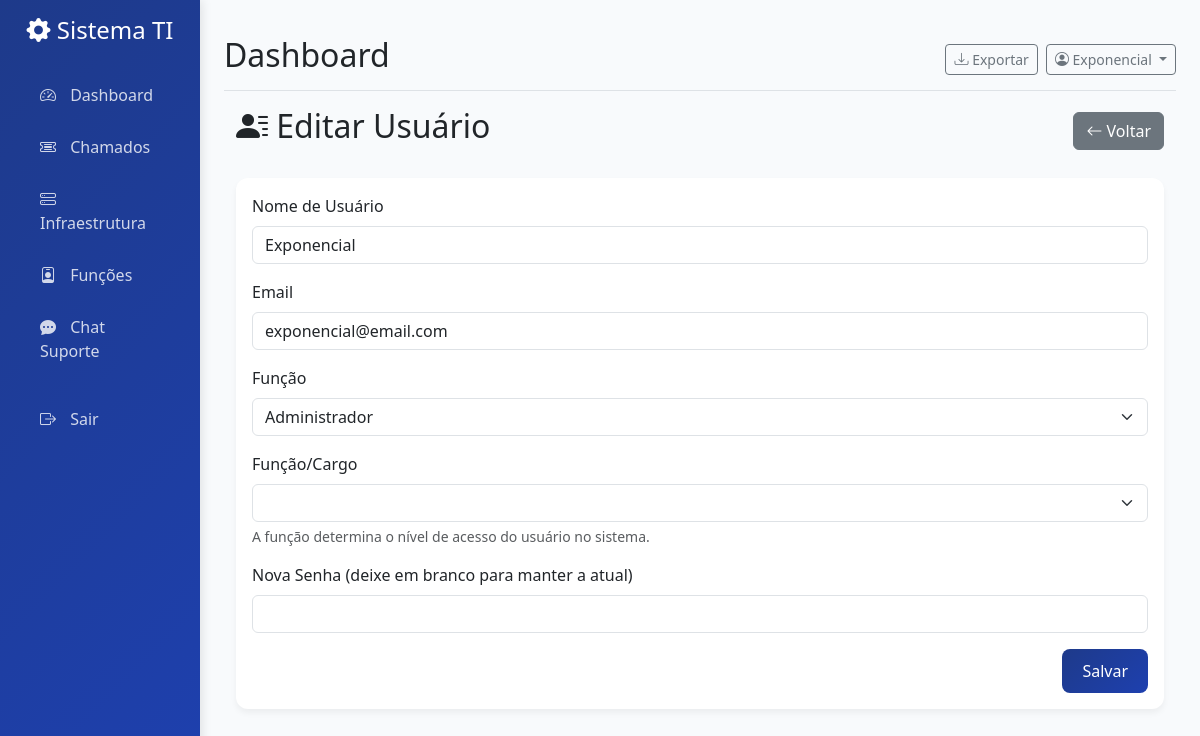
Page /configuracoes/usuarios/6/editar (signed in) on the committed database.
### models/user.py (models this page shows, shortened)
class User(UserMixin, db.Model):
    __tablename__ = 'users'
    id = db.Column(db.Integer, primary_key=True)
    username = db.Column(db.String(80), unique=True, nullable=False)
    password_hash = db.Column(db.String(120), nullable=False)
    role = db.Column(db.String(20), nullable=False, default='user')  # admin, user, tech
    created_at = db.Column(db.DateTime, default=datetime.utcnow)
    is_active = db.Column(db.Boolean, default=True)
    chamados_criados = db.relationship('Chamado', backref='criador', lazy=True, foreign_keys='Chamado.criado_por')
    chamados_atribuidos = db.relationship('Chamado', backref='tecnico', lazy=True, foreign_keys='Chamado.atribuido_para')

### app.py (the view, shortened to what this page needs)
@app.route('/configuracoes/usuarios/<int:id>/editar', methods=['GET', 'POST'])
@login_required
def editar_usuario(id):
    if session['role'] != 'admin':
        flash('Acesso negado! Apenas administradores podem editar usuários.', 'danger')
        return redirect(url_for('dashboard'))
    conn = get_db_connection()
    usuario = conn.execute('SELECT * FROM users WHERE id = ?', (id,)).fetchone()
    if not usuario:
        flash('Usuário não encontrado!', 'danger')
        conn.close()
        return redirect(url_for('gerenciar_usuarios'))
    conn.close()
    return render_template('editar_usuario.html', usuario=usuario)

### app.py (called while the page is built)
def get_db_connection():
    conn = sqlite3.connect(DATABASE)
    conn.row_factory = sqlite3.Row
    return conn

def login_required(f):
    from functools import wraps
    @wraps(f)
    def decorated_function(*args, **kwargs):
        if 'user_id' not in session:
            return redirect(url_for('login'))
        return f(*args, **kwargs)
    return decorated_function

### templates/editar_usuario.html (shortened to what this page needs)
{% extends "base.html" %}
{% block content %}
<div class="container-fluid">
    <div class="row">
        <div class="col-12">
            <div class="d-flex justify-content-between align-items-center mb-4">
                <h2><i class="bi bi-person-lines-fill"></i> Editar Usuário</h2>
                <a href="{{ url_for('gerenciar_usuarios') }}" class="btn btn-secondary">
                    <i class="bi bi-arrow-left"></i> Voltar
                </a>
            </div>
            <div class="card">
                <div class="card-body">
                    <form method="POST" action="{{ url_for('editar_usuario', id=usuario.id) }}">
                        <div class="mb-3">
                            <label class="form-label">Nome de Usuário</label>
                            <input type="text" name="username" class="form-control" value="{{ usuario.username }}" required>
                        </div>
                        <div class="mb-3">
                            <label class="form-label">Email</label>
                            <input type="email" name="email" class="form-control" value="{{ usuario.email }}" required>
                        </div>
                        <div class="mb-3">
                            <label for="role" class="form-label">Função</label>
                            <select class="form-select" id="role" name="role">
                                <option value="admin" {% if usuario.role == 'admin' %}selected{% endif %}>Administrador</option>
                            </select>
                        </div>
                        <div class="mb-3">
                            <label for="funcao_id" class="form-label">Função/Cargo</label>
                            <select class="form-select" id="funcao_id" name="funcao_id">
                            </select>
                            <div class="form-text">
                                A função determina o nível de acesso do usuário no sistema.
                            </div>
                        </div>
                        <div class="mb-3">
                            <label class="form-label">Nova Senha (deixe em branco para manter a atual)</label>
                            <input type="password" name="password" class="form-control">
                        </div>
                        <div class="d-flex justify-content-end">
                            <button type="submit" class="btn btn-primary">Salvar</button>
                        </div>
                    </form>
                </div>
            </div>
        </div>
    </div>
</div>
{% endblock %}

### templates/base.html (shortened to what this page needs)
<!DOCTYPE html>
<html lang="pt-BR">
<head>
    <link href="https://cdn.jsdelivr.net/npm/bootstrap@5.3.0/dist/css/bootstrap.min.css" rel="stylesheet">
    <link href="https://cdn.jsdelivr.net/npm/bootstrap-icons@1.10.0/font/bootstrap-icons.css" rel="stylesheet">
</head>
<body>
    <div class="container-fluid">
        <div class="row">
            <nav class="col-md-3 col-lg-2 d-md-block sidebar collapse" id="sidebar">
                <div class="position-sticky pt-3">
                    <div class="text-center mb-4">
                        <h4 class="text-white">
                            <i class="bi bi-gear-fill"></i>
                            Sistema TI
                        </h4>
                    </div>
                    <ul class="nav flex-column">
                        <li class="nav-item">
                            <a class="nav-link {% if request.endpoint == 'dashboard' %}active{% endif %}"
                               href="{{ url_for('dashboard') }}">
                                <i class="bi bi-speedometer2"></i>
                                Dashboard
                            </a>
                        </li>
                        <li class="nav-item">
                            <a class="nav-link {% if request.endpoint.startswith('chamados') %}active{% endif %}"
                               href="{{ url_for('chamados') }}">
                                <i class="bi bi-ticket-detailed"></i>
                                Chamados
                            </a>
                        </li>
                        <li class="nav-item">
                            <a class="nav-link {% if request.endpoint.startswith('infraestrutura') %}active{% endif %}"
                               href="{{ url_for('infraestrutura') }}">
                                <i class="bi bi-hdd-stack"></i>
                                Infraestrutura
                            </a>
                        </li>
                        {% if session.role == 'admin' %}
                        <li class="nav-item">
                            <a class="nav-link {% if request.endpoint.startswith('funcao') %}active{% endif %}"
                               href="{{ url_for('funcao.listar_funcoes') }}">
                                <i class="bi bi-person-badge"></i>
                                Funções
                            </a>
                        </li>
                        {% endif %}
                        <li class="nav-item">
                            <a class="nav-link {% if request.endpoint == 'chat' %}active{% endif %}"
                               href="{{ url_for('chat') }}">
                                <i class="bi bi-chat-dots-fill"></i>
                                Chat Suporte
                            </a>
                        </li>
                        <li class="nav-item mt-3">
                            <a class="nav-link" href="{{ url_for('logout') }}">
                                <i class="bi bi-box-arrow-right"></i>
                                Sair
                            </a>
                        </li>
                    </ul>
                </div>
            </nav>
            <main class="col-md-9 ms-sm-auto col-lg-10 px-md-4 main-content">
                <div class="d-flex justify-content-between flex-wrap flex-md-nowrap align-items-center pt-3 pb-2 mb-3 border-bottom">
                    <h1 class="h2">{% block page_title %}Dashboard{% endblock %}</h1>
                    <div class="btn-toolbar mb-2 mb-md-0">
                        <div class="btn-group me-2">
                            <button type="button" class="btn btn-sm btn-outline-secondary">
                                <i class="bi bi-download"></i> Exportar
                            </button>
                        </div>
                        <div class="dropdown">
                            <button class="btn btn-sm btn-outline-secondary dropdown-toggle" type="button" data-bs-toggle="dropdown">
                                <i class="bi bi-person-circle"></i> {{ session.username }}
                            </button>
                        </div>
                    </div>
                </div>
                {% block content %}{% endblock %}
            </main>
        </div>
    </div>
</body>
</html>

### templates/base.html (style rules this page uses)
:root { --primary-color: #1e3a8a; --secondary-color: #6b7280; --success-color: #10b981; --warning-color: #f59e0b; --danger-color: #ef4444; --info-color: #3b82f6; }
body { background-color: #f8fafc; font-family: 'Segoe UI', Tahoma, Geneva, Verdana, sans-serif; }
.sidebar { background: linear-gradient(135deg, var(--primary-color) 0%, #1e40af 100%); min-height: 100vh; box-shadow: 2px 0 10px rgba(0,0,0,0.1); }
.sidebar .nav-link { color: rgba(255,255,255,0.8); padding: 12px 20px; border-radius: 8px; margin: 2px 8px; transition: all 0.3s ease; }
.sidebar .nav-link i { margin-right: 10px; width: 20px; }
.main-content { padding: 20px; }
.card { border: none; border-radius: 12px; box-shadow: 0 4px 6px rgba(0,0,0,0.05); transition: transform 0.2s ease, box-shadow 0.2s ease; }
.btn-primary { background: linear-gradient(135deg, var(--primary-color) 0%, #1e40af 100%); border: none; border-radius: 8px; padding: 10px 20px; font-weight: 500; }

### rows in the picture
User: username "Exponencial", email "exponencial@email.com", role "Administrador"
